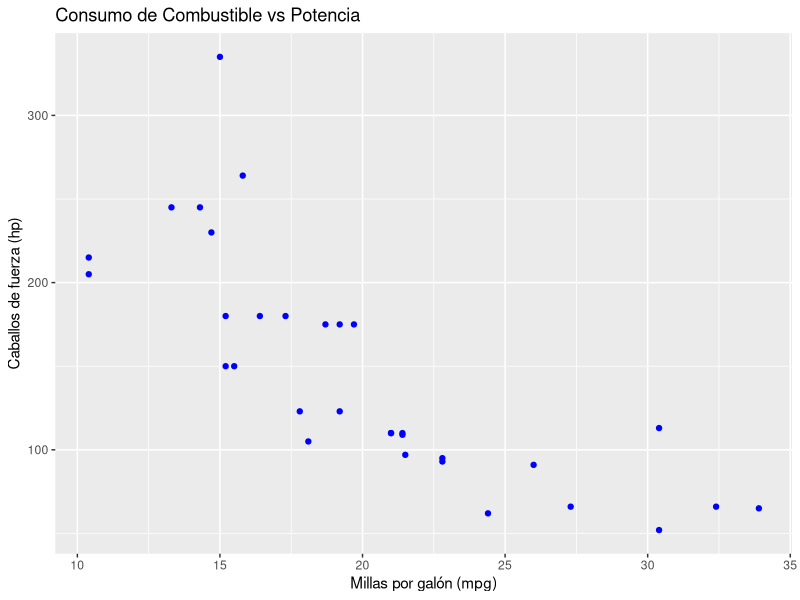

Here is the R script that generated this plot:
## ---- chunk 1
library(ggplot2)
ggplot(mtcars, aes(mpg, hp)) + 
  geom_point(color = "blue") +
  labs(title = "Consumo de Combustible vs Potencia",
       x = "Millas por galón (mpg)",
       y = "Caballos de fuerza (hp)")

